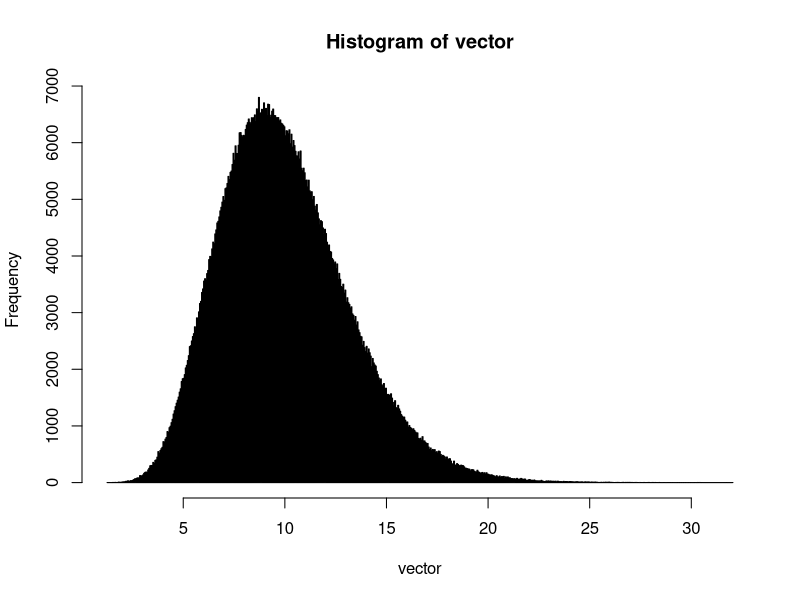
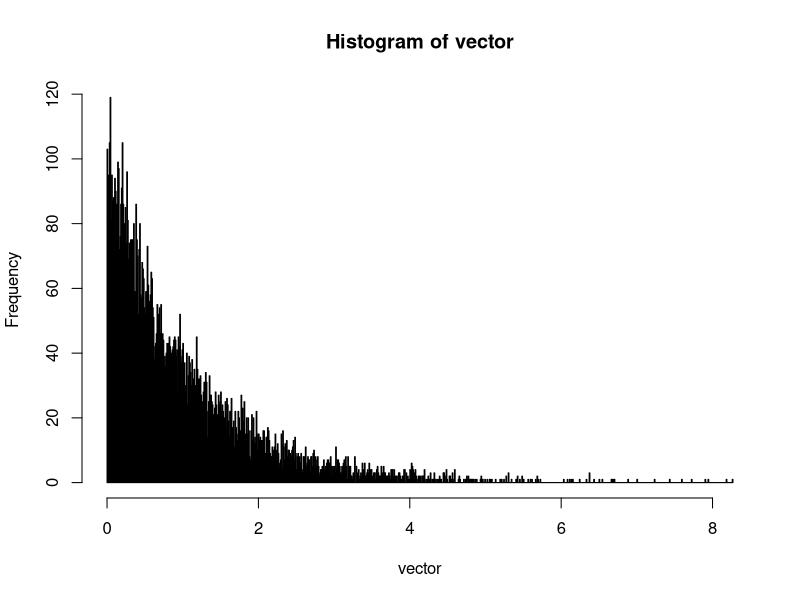

R code for these plots, in order:
## ---- chunk 1
B=1000000
vector=NULL
vector2=NULL
for(i in 1:B){
  x=rexp(10,rate = 1)
  vector[i]=sum(x)
}
hist(vector,breaks = 1000)

## ---- chunk 2
vector=NULL
B=10000
for(i in 1:B){
  x=rexp(100,rate = 1)
  x2=sample(x,1)
  vector[i]=x2
}
hist(vector,breaks = 1000)
